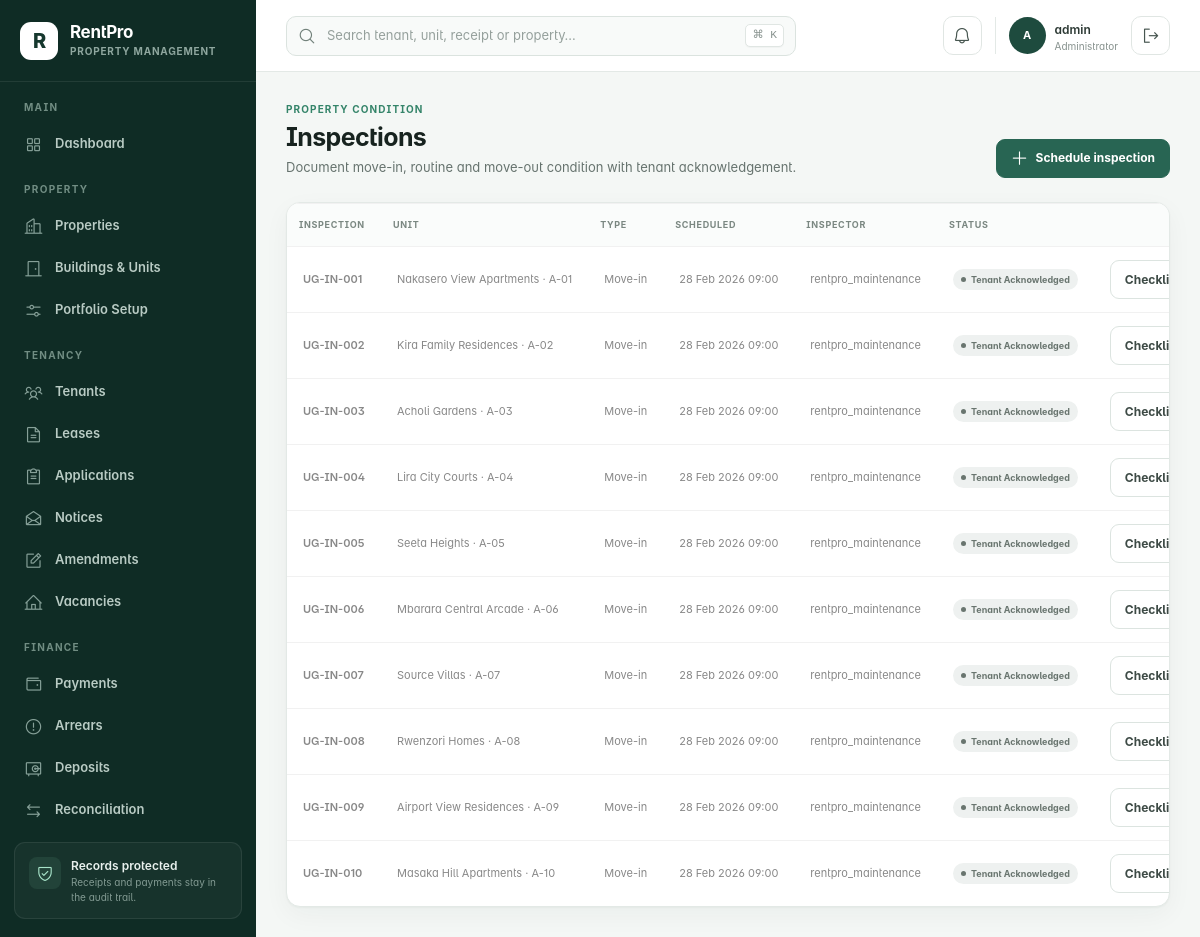
/inspections/ (signed in), run on the app's committed database.
### rentalapp/models.py (models this page shows, shortened)
class TimeStampedModel(models.Model):
    created_at = models.DateTimeField(default=timezone.now, editable=False)
    updated_at = models.DateTimeField(auto_now=True)
    class Meta:
        abstract = True

class Inspection(TimeStampedModel):
    class InspectionType(models.TextChoices):
        MOVE_IN = "move_in", "Move-in"
        ROUTINE = "routine", "Routine"
        MOVE_OUT = "move_out", "Move-out"
    class Status(models.TextChoices):
        SCHEDULED = "scheduled", "Scheduled"
        IN_PROGRESS = "in_progress", "In progress"
        COMPLETED = "completed", "Completed"
        ACKNOWLEDGED = "acknowledged", "Tenant acknowledged"
        CANCELLED = "cancelled", "Cancelled"
    inspection_number = models.CharField(max_length=30, unique=True, null=True, blank=True)
    unit = models.ForeignKey(Unit, on_delete=models.PROTECT, related_name="inspections")
    lease = models.ForeignKey(
        Lease,
        on_delete=models.PROTECT,
        related_name="inspections",
        null=True,
        blank=True,
    )
    inspection_type = models.CharField(max_length=20, choices=InspectionType.choices)
    scheduled_for = models.DateTimeField()
    completed_at = models.DateTimeField(null=True, blank=True)
    inspector = models.ForeignKey(
        settings.AUTH_USER_MODEL,
        on_delete=models.PROTECT,
        related_name="rental_inspections",
        null=True,
        blank=True,
    )
    status = models.CharField(max_length=20, choices=Status.choices, default=Status.SCHEDULED)
    electricity_reading = models.DecimalField(max_digits=14, decimal_places=3, null=True, blank=True)
    water_reading = models.DecimalField(max_digits=14, decimal_places=3, null=True, blank=True)
    keys_issued = models.PositiveSmallIntegerField(default=0)
    tenant_acknowledged = models.BooleanField(default=False)
    notes = models.TextField(blank=True)
    class Meta:
        ordering = ("-scheduled_for",)

class Unit(TimeStampedModel):
    class Status(models.TextChoices):
        AVAILABLE = "available", "Available"
        RESERVED = "reserved", "Reserved"
        APPLICATION_PENDING = "application_pending", "Application pending"
        OCCUPIED = "occupied", "Occupied"
        NOTICE_GIVEN = "notice_given", "Notice given"
        MAINTENANCE = "maintenance", "Under maintenance"
        BLOCKED = "blocked", "Blocked"
    TYPE_CHOICES = (
        ("studio", "Studio"),
        ("apartment", "Apartment"),
        ("house", "House"),
        ("shop", "Shop"),
        ("office", "Office"),
        ("other", "Other"),
    )
    property = models.ForeignKey(Property, on_delete=models.CASCADE, related_name="units")
    building = models.ForeignKey(
        Building,
        on_delete=models.SET_NULL,
        related_name="units",
        null=True,
        blank=True,
    )
    unit_number = models.CharField(max_length=20)
    floor = models.CharField(max_length=30, blank=True)
    unit_type = models.CharField(max_length=30, choices=TYPE_CHOICES, default="apartment")
    bedrooms = models.PositiveSmallIntegerField(default=1)
    bathrooms = models.PositiveSmallIntegerField(default=1)
    rent_amount = models.DecimalField(max_digits=14, decimal_places=2)
    service_charge = models.DecimalField(max_digits=14, decimal_places=2, default=0)
    status = models.CharField(max_length=30, choices=Status.choices, default=Status.AVAILABLE)
    notes = models.TextField(blank=True)
    class Meta:
        ordering = ("property__name", "unit_number")
        constraints = [
            models.UniqueConstraint(fields=("property", "unit_number"), name="unique_unit_per_property")
        ]
    def __str__(self):
        return f"{self.property} · {self.unit_number}"

class Property(TimeStampedModel):
    TYPE_CHOICES = (
        ("apartments", "Apartments"),
        ("commercial", "Commercial"),
        ("mixed_use", "Mixed use"),
        ("villas", "Villas"),
        ("other", "Other"),
    )
    STATUS_CHOICES = (("active", "Active"), ("inactive", "Inactive"))
    owner = models.ForeignKey(
        Landlord,
        on_delete=models.PROTECT,
        related_name="properties",
        null=True,
        blank=True,
    )
    name = models.CharField(max_length=100)
    code = models.CharField(max_length=20, unique=True, null=True, blank=True)
    address = models.TextField()
    district = models.CharField(max_length=80, blank=True)
    property_type = models.CharField(max_length=50, choices=TYPE_CHOICES, default="apartments")
    description = models.TextField(blank=True)
    total_units = models.PositiveIntegerField(default=0, help_text="Planned or declared unit count")
    status = models.CharField(max_length=20, choices=STATUS_CHOICES, default="active")
    class Meta:
        ordering = ("name",)
        verbose_name_plural = "properties"
    def __str__(self):
        return self.name

### rentalapp/views.py (the view, shortened to what this page needs)
# urls.py: path("inspections/", views.inspection_list, name="inspection_list"),
@login_and_roles_required(*OPERATIONS_ROLES)
def inspection_list(request):
    inspection_initial = {}
    if request.GET.get("lease"):
        linked_lease = Lease.objects.filter(pk=request.GET["lease"]).first()
        if linked_lease:
            inspection_initial = {"lease": linked_lease, "unit": linked_lease.unit}
    form = InspectionForm(request.POST or None, initial=inspection_initial)
    return render(
        request,
        "inspections/list.html",
        {"inspections": Inspection.objects.select_related("unit__property", "lease__tenant", "inspector"), "form": form},
    )

### rentalapp/forms.py
class InspectionForm(StyledModelForm):
    class Meta:
        model = Inspection
        fields = (
            "unit",
            "lease",
            "inspection_type",
            "scheduled_for",
            "inspector",
            "status",
            "electricity_reading",
            "water_reading",
            "keys_issued",
            "tenant_acknowledged",
            "notes",
        )
        widgets = {"scheduled_for": forms.DateTimeInput(attrs={"type": "datetime-local"})}

### rentalapp/context_processors.py (called while the page is built)
def workspace_context(request):
    notifications = Notification.objects.filter(is_read=False)
    if request.user.is_authenticated:
        notifications = notifications.filter(Q(user=request.user) | Q(user__isnull=True))
    else:
        notifications = notifications.filter(user__isnull=True)
    role = get_user_role(request.user)
    if role == "tenant":
        home_url = reverse("tenant_portal")
    elif role == "landlord":
        home_url = reverse("landlord_portal")
    elif role in STAFF_ROLES:
        home_url = reverse("dashboard")
    else:
        home_url = reverse("home")
    return {
        "workspace_notifications": notifications[:5],
        "workspace_notification_count": notifications.count(),
        "workspace_role": role,
        "workspace_home_url": home_url,
    }

### rentalapp/models.py (called while the page is built)
    def __str__(self):
        return self.full_name or (self.user.get_full_name() if self.user else self.phone)

    def __str__(self):
        return f"{self.lease_number} · {self.tenant}"

### rentalapp/permissions.py (called while the page is built)
def get_user_role(user):
    if not getattr(user, "is_authenticated", False):
        return None
    if user.is_superuser:
        return UserProfile.Role.ADMINISTRATOR
    profile = getattr(user, "rental_profile", None)
    if not profile or not profile.is_active:
        return UserProfile.Role.VIEWER
    return profile.role

def user_has_role(user, roles):
    return get_user_role(user) in roles

def login_and_roles_required(*roles, write_only=False):
    def decorator(view):
        @wraps(view)
        def wrapped(request, *args, **kwargs):
            if not request.user.is_authenticated:
                return redirect_to_login(request.get_full_path())
            should_check = not write_only or request.method not in ("GET", "HEAD", "OPTIONS")
            if roles and should_check and not user_has_role(request.user, roles):
                raise PermissionDenied("Your role does not allow this action.")
            return view(request, *args, **kwargs)
        return wrapped
    return decorator

### rentalapp/templates/inspections/list.html (shortened to what this page needs)
{% extends 'base.html' %}{% load rental_tags %}
{% block content %}<header class="page-header"><div><span class="eyebrow">Property condition</span><h1>Inspections</h1><p>Document move-in, routine and move-out condition with tenant acknowledgement.</p></div><button class="btn btn-primary" data-bs-toggle="modal" data-bs-target="#newInspection"><i class="ph ph-plus"></i> Schedule inspection</button></header><section class="data-card"><table class="table"><thead><tr><th>Inspection</th><th>Unit</th><th>Type</th><th>Scheduled</th><th>Inspector</th><th>Status</th><th></th></tr></thead><tbody>{% for item in inspections %}<tr><td><a href="{% url 'inspection_detail' item.pk %}"><strong>{{ item.inspection_number }}</strong></a></td><td>{{ item.unit.property }} · {{ item.unit.unit_number }}</td><td>{{ item.get_inspection_type_display }}</td><td>{{ item.scheduled_for|date:'d M Y H:i' }}</td><td>{{ item.inspector|default:'Unassigned' }}</td><td><span class="status-pill {{ item.status|status_class }}">{{ item.get_status_display }}</span></td><td><a class="btn btn-light" href="{% url 'inspection_detail' item.pk %}">Checklist</a></td></tr>{% empty %}<tr><td colspan="7"><div class="empty-state">No inspections scheduled.</div></td></tr>{% endfor %}</tbody></table></section>{% with modal_id='newInspection' modal_title='Schedule inspection' eyebrow='Property condition' submit_label='Schedule' %}{% include 'includes/create_modal.html' %}{% endwith %}{% endblock %}

### rentalapp/templates/base.html (shortened to what this page needs)
{% load static rental_tags %}
<!doctype html>
<html lang="en">
<head>
  <link rel="stylesheet" href="{% static 'assets/css/plugins/phosphor-icons.css' %}">
  <link rel="stylesheet" href="{% static 'assets/css/style.css' %}">
  <link rel="stylesheet" href="{% static 'assets/css/rentpro.css' %}">
</head>
<body>
  <div class="app-shell">
    <aside class="app-sidebar offcanvas-lg offcanvas-start" tabindex="-1" id="mainSidebar" aria-label="Primary navigation">
      <div class="sidebar-brand">
        <a href="{{ workspace_home_url }}" class="brand-mark" aria-label="RentPro home">R</a>
        <div><a href="{{ workspace_home_url }}" class="brand-name">RentPro</a><span>Property Management</span></div>
      </div>
      <nav class="sidebar-nav">
        {% if workspace_role == 'tenant' %}
        <div class="nav-group">
          <span class="nav-caption">Tenant portal</span>
          <a href="{% url 'tenant_portal' %}" class="nav-link active"><i class="ph ph-house-user"></i><span>My tenancy</span></a>
        </div>
        {% elif workspace_role == 'landlord' %}
        <div class="nav-group">
          <span class="nav-caption">Landlord portal</span>
          <a href="{% url 'landlord_portal' %}" class="nav-link active"><i class="ph ph-buildings"></i><span>My portfolio</span></a>
        </div>
        {% else %}
        <div class="nav-group">
          <span class="nav-caption">Main</span>
          <a href="{% url 'dashboard' %}" class="nav-link {% if request.resolver_match.url_name == 'dashboard' %}active{% endif %}"><i class="ph ph-squares-four"></i><span>Dashboard</span></a>
        </div>
        <div class="nav-group">
          <span class="nav-caption">Property</span>
          <a href="{% url 'property_list' %}" class="nav-link {% if 'property' in request.resolver_match.url_name %}active{% endif %}"><i class="ph ph-buildings"></i><span>Properties</span></a>
          <a href="{% url 'unit_list' %}" class="nav-link {% if 'unit' in request.resolver_match.url_name %}active{% endif %}"><i class="ph ph-door"></i><span>Buildings &amp; Units</span></a>
          <a href="{% url 'portfolio_setup' %}" class="nav-link {% if request.resolver_match.url_name == 'portfolio_setup' %}active{% endif %}"><i class="ph ph-sliders-horizontal"></i><span>Portfolio Setup</span></a>
        </div>
        <div class="nav-group">
          <span class="nav-caption">Tenancy</span>
          <a href="{% url 'tenant_list' %}" class="nav-link {% if 'tenant' in request.resolver_match.url_name %}active{% endif %}"><i class="ph ph-users-three"></i><span>Tenants</span></a>
          <a href="{% url 'lease_list' %}" class="nav-link {% if 'lease' in request.resolver_match.url_name %}active{% endif %}"><i class="ph ph-file-text"></i><span>Leases</span></a>
          <a href="{% url 'application_list' %}" class="nav-link {% if 'application' in request.resolver_match.url_name %}active{% endif %}"><i class="ph ph-clipboard-text"></i><span>Applications</span></a>
          <a href="{% url 'notice_list' %}" class="nav-link {% if request.resolver_match.url_name == 'notice_list' %}active{% endif %}"><i class="ph ph-envelope-open"></i><span>Notices</span></a>
          <a href="{% url 'amendment_list' %}" class="nav-link {% if 'amendment' in request.resolver_match.url_name %}active{% endif %}"><i class="ph ph-note-pencil"></i><span>Amendments</span></a>
          <a href="{% url 'unit_list' %}?status=available" class="nav-link"><i class="ph ph-house-line"></i><span>Vacancies</span></a>
        </div>
        <div class="nav-group">
          <span class="nav-caption">Finance</span>
          <a href="{% url 'payment_list' %}" class="nav-link "><i class="ph ph-wallet"></i><span>Payments</span></a>
          <a href="{% url 'arrears' %}" class="nav-link {% if request.resolver_match.url_name == 'arrears' %}active{% endif %}"><i class="ph ph-warning-circle"></i><span>Arrears</span></a>
          <a href="{% url 'deposit_list' %}" class="nav-link {% if request.resolver_match.url_name == 'deposit_list' %}active{% endif %}"><i class="ph ph-vault"></i><span>Deposits</span></a>
          <a href="{% url 'reconciliation_list' %}" class="nav-link {% if request.resolver_match.url_name == 'reconciliation_list' %}active{% endif %}"><i class="ph ph-arrows-left-right"></i><span>Reconciliation</span></a>
        </div>
        {% endif %}
      </nav>
      <div class="sidebar-help">
        <div class="help-icon"><i class="ph ph-shield-check"></i></div>
        <strong>Records protected</strong>
        <span>Receipts and payments stay in the audit trail.</span>
      </div>
    </aside>
    <div class="app-main">
      <header class="app-topbar">
        {% if workspace_role != 'tenant' and workspace_role != 'landlord' %}<form class="global-search" action="{% url 'global_search' %}" method="get" role="search">
          <i class="ph ph-magnifying-glass"></i>
          <input type="search" name="q" value="{{ request.GET.q|default:'' }}" placeholder="Search tenant, unit, receipt or property…" aria-label="Global search">
          <kbd>⌘ K</kbd>
        </form>{% endif %}
        <div class="topbar-actions">
          <div class="dropdown">
            <button class="icon-button notification-button" type="button" data-bs-toggle="dropdown" aria-expanded="false" aria-label="Notifications">
              <i class="ph ph-bell"></i>{% if workspace_notification_count %}<span>{{ workspace_notification_count }}</span>{% endif %}
            </button>
          </div>
          <div class="user-chip">
            <span class="avatar">{% if request.user.is_authenticated %}{{ request.user.get_full_name|default:request.user.username|initials }}{% else %}PM{% endif %}</span>
            <span class="d-none d-md-flex"><strong>{% if request.user.is_authenticated %}{{ request.user.get_full_name|default:request.user.username }}{% else %}Property Manager{% endif %}</strong><small>{{ workspace_role|default:'Operations'|title }}</small></span>
          </div>
          {% if request.user.is_authenticated %}<form method="post" action="{% url 'logout' %}">{% csrf_token %}<button class="icon-button" type="submit" title="Sign out"><i class="ph ph-sign-out"></i><span class="visually-hidden">Sign out</span></button></form>{% endif %}
        </div>
      </header>
      <main class="app-content">
        {% block content %}{% endblock %}
      </main>
    </div>
  </div>
</body>
</html>

### data on the page
Inspection: inspection_number "UG-IN-001", unit.property "Nakasero View Apartments", unit.unit_number "A-01", inspection_type "Move-in", scheduled_for "28 Feb 2026 09:00", inspector "rentpro_maintenance", status "Tenant Acknowledged"
Inspection: inspection_number "UG-IN-002", unit.property "Kira Family Residences", unit.unit_number "A-02", inspection_type "Move-in", scheduled_for "28 Feb 2026 09:00", inspector "rentpro_maintenance", status "Tenant Acknowledged"
Inspection: inspection_number "UG-IN-003", unit.property "Acholi Gardens", unit.unit_number "A-03", inspection_type "Move-in", scheduled_for "28 Feb 2026 09:00", inspector "rentpro_maintenance", status "Tenant Acknowledged"
Inspection: inspection_number "UG-IN-004", unit.property "Lira City Courts", unit.unit_number "A-04", inspection_type "Move-in", scheduled_for "28 Feb 2026 09:00", inspector "rentpro_maintenance", status "Tenant Acknowledged"
Inspection: inspection_number "UG-IN-005", unit.property "Seeta Heights", unit.unit_number "A-05", inspection_type "Move-in", scheduled_for "28 Feb 2026 09:00", inspector "rentpro_maintenance", status "Tenant Acknowledged"
Inspection: inspection_number "UG-IN-006", unit.property "Mbarara Central Arcade", unit.unit_number "A-06", inspection_type "Move-in", scheduled_for "28 Feb 2026 09:00", inspector "rentpro_maintenance", status "Tenant Acknowledged"
Inspection: inspection_number "UG-IN-007", unit.property "Source Villas", unit.unit_number "A-07", inspection_type "Move-in", scheduled_for "28 Feb 2026 09:00", inspector "rentpro_maintenance", status "Tenant Acknowledged"
Inspection: inspection_number "UG-IN-008", unit.property "Rwenzori Homes", unit.unit_number "A-08", inspection_type "Move-in", scheduled_for "28 Feb 2026 09:00", inspector "rentpro_maintenance", status "Tenant Acknowledged"
Inspection: inspection_number "UG-IN-009", unit.property "Airport View Residences", unit.unit_number "A-09", inspection_type "Move-in", scheduled_for "28 Feb 2026 09:00", inspector "rentpro_maintenance", status "Tenant Acknowledged"
Inspection: inspection_number "UG-IN-010", unit.property "Masaka Hill Apartments", unit.unit_number "A-10", inspection_type "Move-in", scheduled_for "28 Feb 2026 09:00", inspector "rentpro_maintenance", status "Tenant Acknowledged"

### other printed values
{{ request.user.get_full_name|default:request.user.username|initials }} "A"
{{ request.user.get_full_name|default:request.user.username }} "admin"
{{ workspace_role|default:'Operations'|title }} "Administrator"
